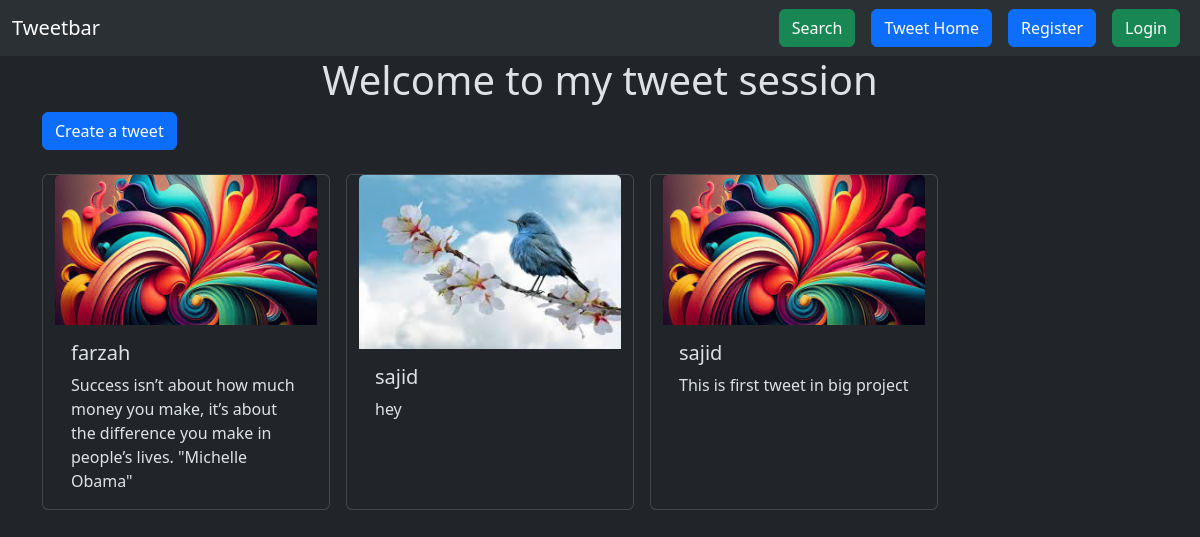
Page /tweet/ on the earlier database version.
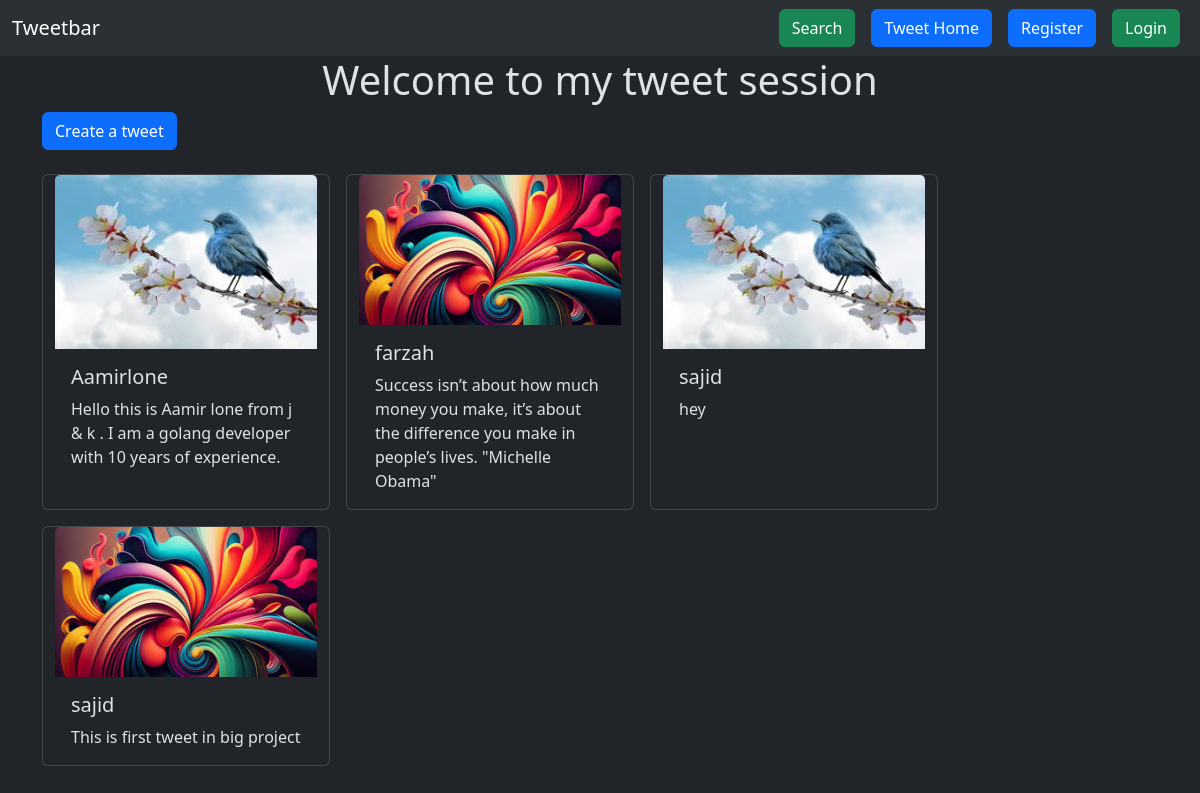
Same page on the later database version.
### tweet/models.py (models this page shows, shortened)
class Tweet(models.Model):
    user=models.ForeignKey(User,on_delete=models.CASCADE)
    text=models.TextField(max_length=240)
    photo=models.ImageField(upload_to='photos/',blank=True,null=True)
    created_at=models.DateTimeField(auto_now_add=True)
    updated_at=models.DateTimeField(auto_now=True)

### tweet/views.py (the view)
# urls.py: path('tweet/',views.tweet_list,name='tweet_list'),
def tweet_list(request):
    tweets = Tweet.objects.all().order_by('-created_at')
    return render(request, 'tweet_list.html', {'tweets': tweets})

### tweet/templates/tweet_list.html (shortened to what this page needs)
{% extends "layout.html" %}
{% block content %}
<h1 class="text-center">Welcome to my tweet session</h1>
<a class="btn btn-primary mb-4" href="{% url 'tweet_create' %}">Create a tweet</a>
<div class="container row gap-3 ">
    {% for tweet in tweets %}
    <div class="card" style="width: 18rem;">
        {% if tweet.photo %}
        <img src="{{ tweet.photo.url }}" class="card-img-top" alt="Tweet image">
        {% endif %}
        <div class="card-body">
          <h5 class="card-title">{{ tweet.user.username }}</h5>
          <p class="card-text">{{ tweet.text }}</p>
        </div>
      </div>
    {% endfor %}
</div>
{% endblock %}

### templates/layout.html (shortened to what this page needs)
{% load static %}
<!DOCTYPE html>
<html lang="en" data-bs-theme="dark">
<head>
    <link href="https://cdn.jsdelivr.net/npm/bootstrap@5.3.3/dist/css/bootstrap.min.css" rel="stylesheet">
</head>
<body>
    <nav class="navbar navbar-expand-lg bg-body-tertiary">
        <div class="container-fluid">
          <a class="navbar-brand" href="{% url 'index' %}">Tweetbar</a>
          <div class="collapse navbar-collapse" id="navbarSupportedContent">
            <form >
              <a href="{% url 'search_users' %}" class="btn btn-success mx-2">Search</a>
          </form>
            <a href="{% url 'tweet_list' %}" class="btn btn-primary mx-2">Tweet Home</a>
            {% if  user.is_authenticated  %}
            <form method="post" action="{% url 'logout' %}">
              {% csrf_token %}
              <button class="btn btn-danger" type="submit">Logout</button>
            </form>
            {%else %}
            <a href="{% url 'register' %}" class="btn btn-primary mx-2">Register</a>
            <a href="{% url 'login' %}" class="btn btn-success mx-2">Login</a>
            {%endif %}
          </div>
        </div>
      </nav>
    <div class="container">
    {% block content %}
    {% endblock %}
</div>
</body>
</html>

Differences in the rows shown:
added Tweet: photo (picture), user.username "Aamirlone", text "Hello this is Aamir lone from j & k . I am a golang developer with 10 years of experience."
